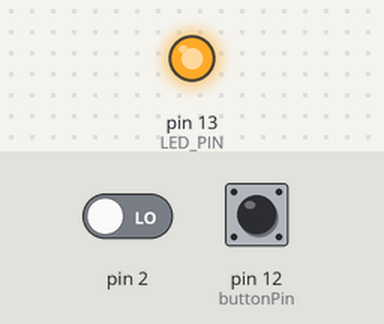
A sketch run on a simulated Arduino Uno, built with avr-gcc and run on an emulated ATmega328P. Parts: output pins drawn as LEDs (lit = HIGH). Dashed ring = blinking. The test bench sets the inputs (shaded band); at power-on: pin 12 (buttonPin) HIGH, pin 2 LOW. The sensor or clock chip raises its interrupt line as the real part does; what the sketch prints to the serial monitor is not drawn.

Above: at 1.7 s.
1.8 s: pin 12 (buttonPin) pulled LOW for 0.15 s
At 1.88 s:
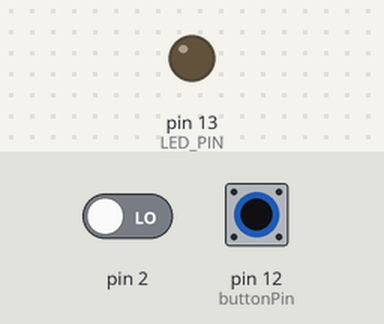
4.9 s: pin 12 (buttonPin) pulled LOW for 1 s
At 6.2 s:
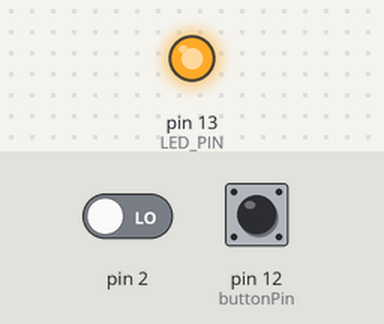
7.4 s: pin 12 (buttonPin) pulsed LOW 2 times (0.12 s each, 0.3 s apart)
At 7.61 s:
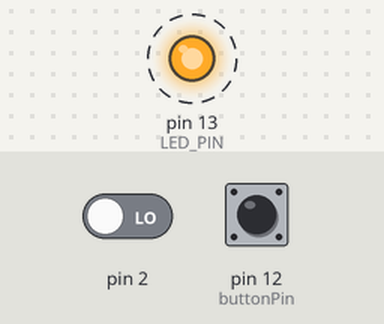
9.5 s: pin 2 driven HIGH and pin 12 (buttonPin) driven LOW
At 10.2 s:
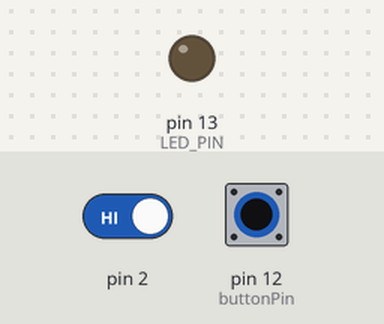
12.5 s: pin 12 (buttonPin) driven HIGH
At 13.6 s:
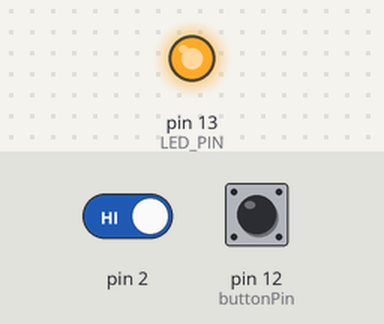
15.5 s: pin 12 (buttonPin) driven LOW
At 15.8 s:
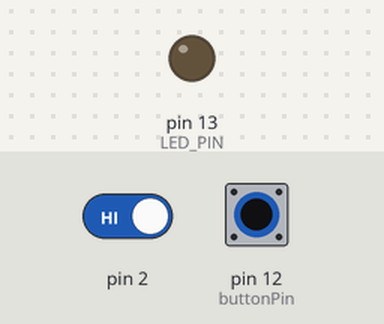
Timing chart, 0 to 18.5 s (numbered marks = the images above; inputs shaded):
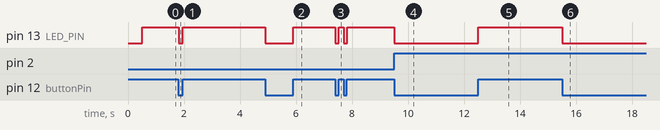

Measured:
- after the input at 1.8 s, pin 13 (LED_PIN): HIGH → LOW at once, → HIGH 0.15 s later
- after the input at 4.9 s, pin 13 (LED_PIN): HIGH → LOW at once, → HIGH 1.0 s later
- after the input at 7.4 s, pin 13 (LED_PIN): alternates HIGH for 0.18 s and LOW for 0.12 s, 4 changes in all, then stays HIGH, starting at once
- after the input at 9.5 s, pin 13 (LED_PIN): HIGH → LOW at once
- after the input at 12.5 s, pin 13 (LED_PIN): LOW → HIGH at once
- after the input at 15.5 s, pin 13 (LED_PIN): HIGH → LOW at once

The sketch:

ProximityCalibratedBluetooth.ino
```cpp
/*
  mpuAccelerometerDemo
  Based on the MPU6050_DMP6 "teapot demo" code
*/


/* ============================================
I2Cdev device library code is placed under the MIT license
Copyright (c) 2012 Jeff Rowberg

Permission is hereby granted, free of charge, to any person obtaining a copy
of this software and associated documentation files (the "Software"), to deal
in the Software without restriction, including without limitation the rights
to use, copy, modify, merge, publish, distribute, sublicense, and/or sell
copies of the Software, and to permit persons to whom the Software is
furnished to do so, subject to the following conditions:

The above copyright notice and this permission notice shall be included in
all copies or substantial portions of the Software.

THE SOFTWARE IS PROVIDED "AS IS", WITHOUT WARRANTY OF ANY KIND, EXPRESS OR
IMPLIED, INCLUDING BUT NOT LIMITED TO THE WARRANTIES OF MERCHANTABILITY,
FITNESS FOR A PARTICULAR PURPOSE AND NONINFRINGEMENT. IN NO EVENT SHALL THE
AUTHORS OR COPYRIGHT HOLDERS BE LIABLE FOR ANY CLAIM, DAMAGES OR OTHER
LIABILITY, WHETHER IN AN ACTION OF CONTRACT, TORT OR OTHERWISE, ARISING FROM,
OUT OF OR IN CONNECTION WITH THE SOFTWARE OR THE USE OR OTHER DEALINGS IN
THE SOFTWARE.
===============================================
*/

// Arduino Wire library is required if I2Cdev I2CDEV_ARDUINO_WIRE implementation
// is used in I2Cdev.h
#include "Wire.h"

// I2Cdev and MPU6050 must be installed as libraries, or else the .cpp/.h files
// for both classes must be in the include path of your project
#include "I2Cdev.h"
#include "MPU6050_6Axis_MotionApps20.h" // replaces and enhances the "MPU6050.h"


MPU6050 mpu;

//define OUTPUT_TEAPOT
#define ACCELERATION_FROM_FIFO
#define LED_PIN 13 // Using the LED to light up on any error (critical or non critical)


// MPU control/status vars
bool dmpReady = false;  // set true if DMP init was successful
uint8_t mpuIntStatus;   // holds actual interrupt status byte from MPU
uint8_t devStatus;      // return status after each device operation (0 = success, !0 = error)
uint16_t packetSize;    // expected DMP packet size (default is 42 bytes)
uint16_t fifoCount;     // count of all bytes currently in FIFO
uint8_t fifoBuffer[64]; // FIFO storage buffer

// The button
const int buttonPin = 12;
const int ledPin =  13;            // the number of the LED pin
int buttonFinalState = 0;          // 0 - off, 1 - on
int buttonPreviousState = HIGH;       // 0 - no action, 1 - button tapped once, 2 - button tapped twice
int longPressInterval = 3000;     // the treshhold in mili seconds defining when it was a double and when a single tap
unsigned long buttonPressStartMillisec = 0;
int buttonPressCount = 0;
bool wasSend = true;    // check if the state update was send


// orientation/motion vars (not all are needed in this demo)
Quaternion q;           // [w, x, y, z]         quaternion container
VectorInt16 aa;         // [x, y, z]            accel sensor measurements
VectorInt16 aaReal;     // [x, y, z]            gravity-free accel sensor measurements
VectorInt16 aaWorld;    // [x, y, z]            world-frame accel sensor measurements
VectorFloat gravity;    // [x, y, z]            gravity vector
float euler[3];         // [psi, theta, phi]    Euler angle container
float ypr[3];           // [yaw, pitch, roll]   yaw/pitch/roll container and gravity vector

// packet structure for InvenSense teapot demo
uint8_t teapotPacket[8] = { 0,0, 0,0, 0,0, 0,0 };

// packet structure for the AccelerometerDemo
uint8_t accelerometerPacket[6] = { 0,0, 0,0,  0,0 };

int interval = 30;
unsigned long previousMillis = 0;


// ================================================================
// ===               INTERRUPT DETECTION ROUTINE                ===
// ================================================================

volatile bool mpuInterrupt = true;     // indicates whether MPU interrupt pin has gone high
void dmpDataReady() {
    mpuInterrupt = true;
}


// ================================================================
// ===                      INITIAL SETUP                       ===
// ================================================================

void setup() {

  pinMode(LED_PIN, OUTPUT);

  Wire.begin();
  Serial.begin(57600);
  while (!Serial); // wait for Leonardo enumeration, others continue immediately
/*    mpu.setXAccelOffset(-3902);
    mpu.setYAccelOffset(71);
    mpu.setZAccelOffset(4812);

    mpu.setXGyroOffset(4);
    mpu.setYGyroOffset(3);
    mpu.setZGyroOffset(25);
    */

    /*
    // CALIBRATION FORM 03.06.2014
    mpu.setXAccelOffset(-2424);
    mpu.setYAccelOffset(-1631);
    mpu.setZAccelOffset(610);

    mpu.setXGyroOffset(90);
    mpu.setYGyroOffset(1);
    mpu.setZGyroOffset(-40);
    */
    // CALIBRATION FORM 04.07.2014
    mpu.setXAccelOffset(-2503);
    mpu.setYAccelOffset(-1766);
    mpu.setZAccelOffset(610);

    mpu.setXGyroOffset(100);
    mpu.setYGyroOffset(-5);
    mpu.setZGyroOffset(-45);

  // initialize device
  mpu.initialize();

  // verify connection
//  Serial.println(mpu.testConnection() ? F("MPU6050 connection successful") : F("MPU6050 connection failed"));

  // DEAD: wait for ready
  //Serial.println(F("\nSend any character to begin DMP programming and demo: "));
  //while (Serial.available() && Serial.read()); // empty buffer
  //while (!Serial.available());                 // wait for data
  //while (Serial.available() && Serial.read()); // empty buffer again

  // load and configure the DMP
  devStatus = mpu.dmpInitialize();

  // make sure it worked (returns 0 if so)
  if (devStatus == 0) {
    // turn on the DMP, now that it's ready
    mpu.setDMPEnabled(true);

    // enable Arduino interrupt detection
    attachInterrupt(0, dmpDataReady, RISING);
    mpuIntStatus = mpu.getIntStatus();

    // set our DMP Ready flag so the main loop() function knows it's okay to use it
    dmpReady = true;

    // get expected DMP packet size for later comparison
    packetSize = mpu.dmpGetFIFOPacketSize();
  }
  else {
    // ERROR!
    // 1 = initial memory load failed
    // 2 = DMP configuration updates failed
    // (if it's going to break, usually the code will be 1)
    digitalWrite(LED_PIN, HIGH);
    //Serial.print(F("DMP Initialization failed (code "));
    //Serial.print(devStatus);
    //Serial.println(F(")"));
  }

  // Set up the button
  pinMode(buttonPin, INPUT_PULLUP);
}


// ================================================================
// ===                    MAIN PROGRAM LOOP                     ===
// ================================================================

void loop() {
    // if programming failed, don't try to do anything
    if (!dmpReady) return;
   // digitalWrite(LED_PIN, HIGH);
    // BUTTON ACTION
    int buttonState = digitalRead(buttonPin);
    if (buttonState == HIGH)
      digitalWrite(LED_PIN, HIGH);
    if (buttonState == LOW)
      digitalWrite(LED_PIN, LOW);

    // if changed state
 /*   if (buttonPreviousState != buttonState) {
      wasSend = false;
      // if button is pressed now
      if (buttonState == LOW) {
        buttonPressStartMillisec = millis();
      } else {
        if ( (millis() - buttonPressStartMillisec) < longPressInterval ) {
          buttonFinalState = 1;
        } else {
          buttonFinalState = 2;
        }
      }
    } else {
      buttonFinalState = 0;
    }
    buttonPreviousState = buttonState;
    */

    // reset interrupt flag and get INT_STATUS byte
    mpuInterrupt = false;
    mpuIntStatus = mpu.getIntStatus();

    // get current FIFO count
    fifoCount = mpu.getFIFOCount();

    // check for overflow (this should never happen unless our code is too inefficient)
    if ((mpuIntStatus & 0x10) || fifoCount == 1024) {
        // reset so we can continue cleanly
        mpu.resetFIFO();
        digitalWrite(LED_PIN, HIGH);
        //Serial.println(F("FIFO overflow!"));

    // otherwise, check for DMP data ready interrupt (this should happen frequently)
    } else if (mpuIntStatus & 0x02) {
        // wait for correct available data length, should be a VERY short wait
        while (fifoCount < packetSize) fifoCount = mpu.getFIFOCount();

        // read a packet from FIFO
        mpu.getFIFOBytes(fifoBuffer, packetSize);

        // track FIFO count here in case there is > 1 packet available
        // (this lets us immediately read more without waiting for an interrupt)
        fifoCount -= packetSize;


// -------------------- Define segments. Most are removed as unnecessary for this demo
        accelerometerPacket[0] = fifoBuffer[28]; // X
        accelerometerPacket[1] = fifoBuffer[29];
        accelerometerPacket[2] = fifoBuffer[32]; // Y
        accelerometerPacket[3] = fifoBuffer[33];
        accelerometerPacket[4] = fifoBuffer[36]; // Z
        accelerometerPacket[5] = fifoBuffer[37];
        // display quaternion values in InvenSense Teapot demo format:
        teapotPacket[0] = fifoBuffer[0];
        teapotPacket[1] = fifoBuffer[1];
        teapotPacket[2] = fifoBuffer[4];
        teapotPacket[3] = fifoBuffer[5];
        teapotPacket[4] = fifoBuffer[8];
        teapotPacket[5] = fifoBuffer[9];
        teapotPacket[6] = fifoBuffer[12];
        teapotPacket[7] = fifoBuffer[13];

        unsigned long currentMillis = millis();

        if(currentMillis - previousMillis > interval) {
            previousMillis = currentMillis;
            // header
            Serial.write(85);  // 85 == 01010101xb
            // button tapped
            Serial.write(buttonState);
            wasSend = true;
            // acceleration
            Serial.write(accelerometerPacket, 6);
            // orientation - quaternions
            Serial.write(teapotPacket, 8);
            // end of package
            Serial.write(170);  // 170 == 10101010xb

          /*  VectorInt16 gyro;
            VectorInt16 aa;
            VectorInt16 aaReal;
            VectorInt16 aaWorld;
            VectorFloat gravity;
            Quaternion q;

            mpu.dmpGetQuaternion(&q, fifoBuffer);
            mpu.dmpGetGravity(&gravity, &q);
            mpu.dmpGetAccel(&aa);
            mpu.dmpGetLinearAccel(&aaReal, &aa, &gravity);
            mpu.dmpGetLinearAccelInWorld(&aaWorld, &aaReal, &q);

            Serial.println("raw acceleration :");
            Serial.println( (short)(accelerometerPacket[0] << 8) | accelerometerPacket[1] );
            Serial.println( (short)(accelerometerPacket[2] << 8) | accelerometerPacket[2] );
            Serial.println( (short)(accelerometerPacket[4] << 8) | accelerometerPacket[3] );
            Serial.println("gravity form MPU");
            Serial.println( gravity.x);
            Serial.println( gravity.y);
            Serial.println( gravity.z);
            Serial.println("linear acceleration");
            Serial.println( aaReal.x);
            Serial.println( aaReal.y);
            Serial.println( aaReal.z);
            Serial.println("linear acceleration world");
            Serial.println( aaWorld.x);
            Serial.println( aaWorld.y);
            Serial.println( aaWorld.z);
            */

            teapotPacket[11]++; // packetCount, loops at 0xFF on purpose
            Serial.write(0);
        }
  }

//  buttonPreviousState = buttonState;
}
```
